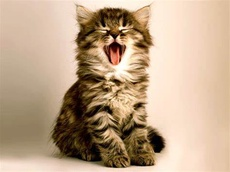
#> input picture cat1.jpg, 230 x 172 px, shrunk from 474 x 355 before the run
$ python totaltask.py
#> lines starting #> are read from the running program, lines starting #| are printed output that depends on the picture
import cv2
import numpy as np
import matplotlib.pyplot as plt
#Task1code:
img_1 = cv2.imread('cat1.jpg',0)
#> img_1: shape (172, 230); min 0, max 255, mean 169.8
img_2 = cv2.imread('th1.jpg',0)
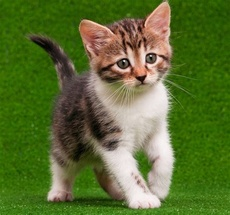
#> input picture th1.jpg, 230 x 215 px, shrunk from 474 x 443 before the run
#> img_2: shape (215, 230); min 0, max 246, mean 98.2
img_3 = cv2.imread('catwallpaper3.jpg',0)
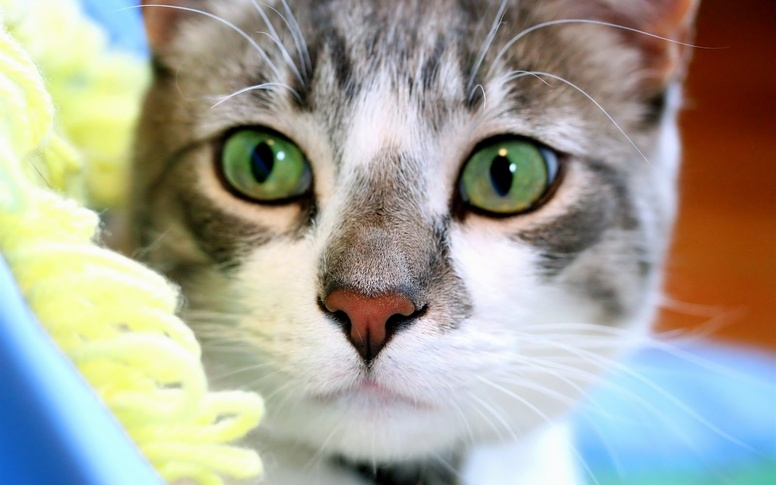
#> input picture catwallpaper3.jpg, 776 x 485 px, shrunk from 1600 x 1000 before the run
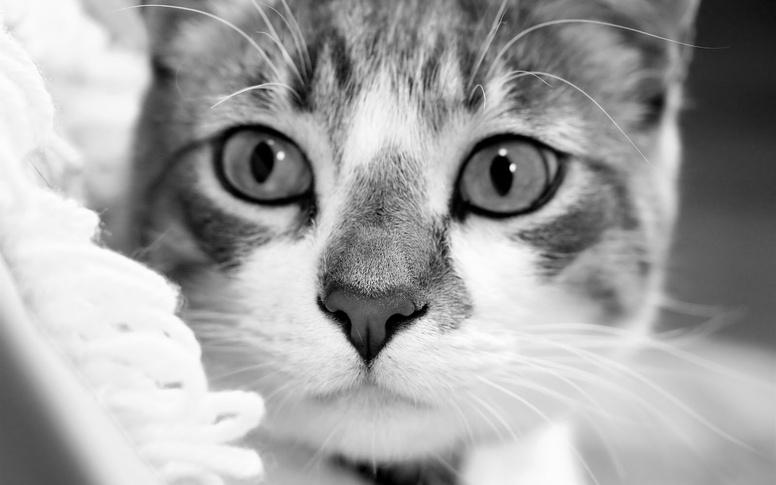
#> img_3: shape (485, 776); min 0, max 255, mean 162.1
img_4 = cv2.imread('cat2.jpg',0)
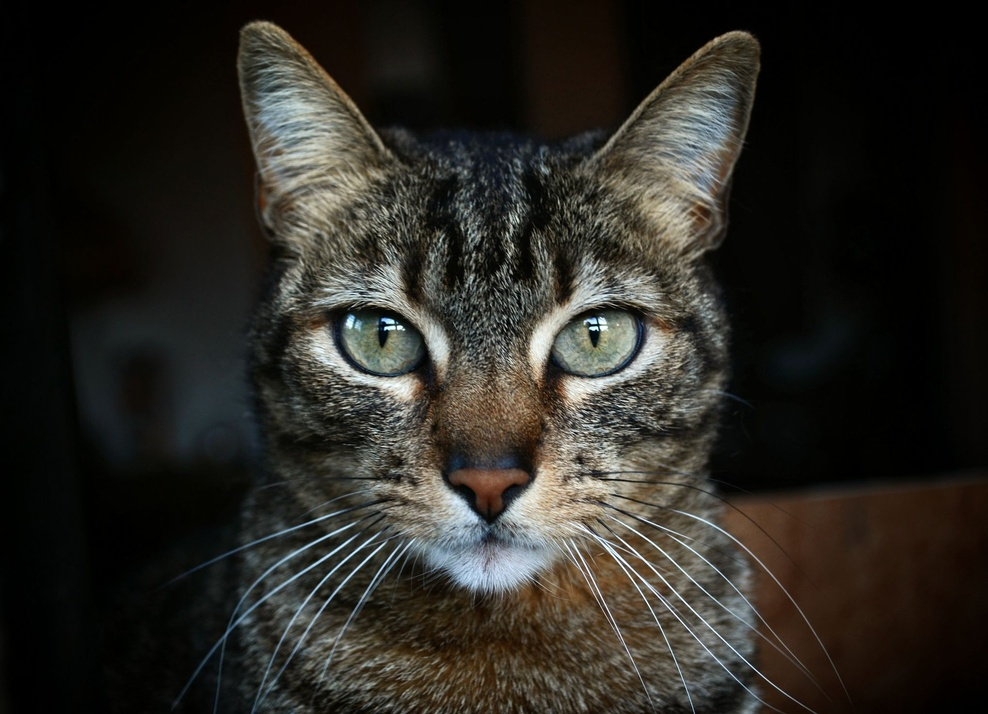
#> input picture cat2.jpg, 988 x 714 px, shrunk from 2036 x 1473 before the run
#> img_4: shape (714, 988); min 0, max 255, mean 41
h1, w1 = img_1.shape[:2]
#> h1 = 172; w1 = 230
h2, w2 = img_2.shape[:2]
#> h2 = 215; w2 = 230
h3, w3 = img_3.shape[:2]
#> h3 = 485; w3 = 776
h4, w4 = img_4.shape[:2]
#> h4 = 714; w4 = 988
img_5 = np.zeros((max(h1, h2,h3,h4), w1+w2+w3+w4), dtype=np.uint8)
img_5[:h1, :w1] = img_1
img_5[:h2, w2:w1+w2] = img_2
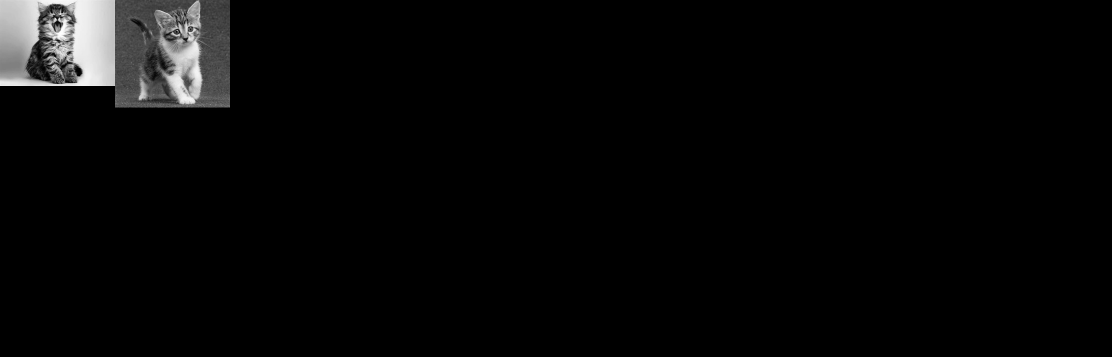
#> img_5: shape (714, 2224) (shown at 1/2 size); min 0, max 255, mean 7.3
img_5[:h3, w1+w2:w1+w2+w3] = img_3
img_5[:h4, w1+w2+w3:w1+w2+w3+w4] = img_4
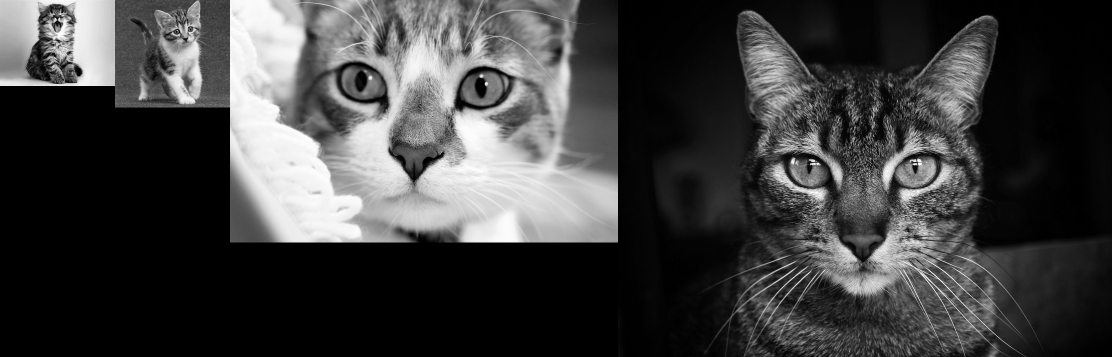
#> img_5: shape (714, 2224) (shown at 1/2 size); min 0, max 255, mean 63.9
cv2.imshow('Img_5',img_5)
cv2.waitKey(0)
cv2.destroyAllWindows()

#Task2 first algorithem
img1 = cv2.imread('catwallpaper3.jpg',cv2.IMREAD_GRAYSCALE)
img2 = cv2.imread('cat2.jpg',cv2.IMREAD_GRAYSCALE)
orb = cv2.ORB_create()
kp1, des1 = orb.detectAndCompute(img1,None)
#> kp1 = 500 keypoints; strongest (x, y, size): (510, 167, 44.6), (510, 168, 53.6), (510, 169, 31), (510, 166, 31)
kp2, des2 = orb.detectAndCompute(img2,None)
#> kp2 = 500 keypoints; strongest (x, y, size): (597, 325, 31), (595, 327, 31), (599, 324, 31), (385, 328, 31)
bf = cv2.BFMatcher(cv2.NORM_HAMMING, crossCheck=True)
matches = bf.match(des1,des2)
#> matches = 108 matches
matches = sorted(matches, key = lambda x:x.distance)
img3 = cv2.drawMatches(img1,kp1,img2,kp2,matches[:10],None,flags=cv2.DrawMatchesFlags_NOT_DRAW_SINGLE_POINTS)
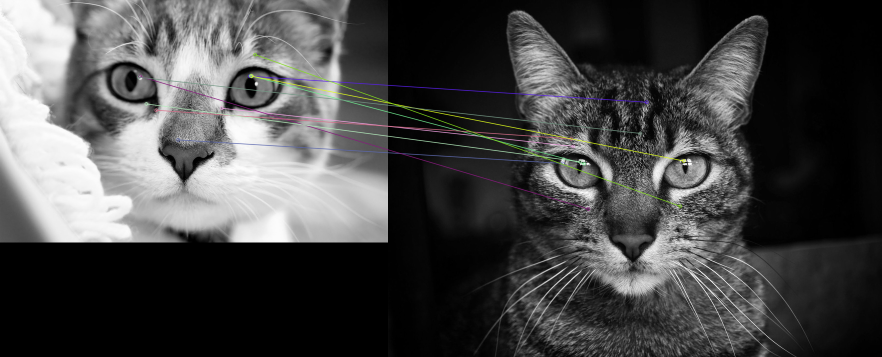
#> img3: shape (714, 1764, 3) (shown at 1/2 size); mean of channels 0, 1, 2 71.9, 72, 72; drawn as B, G, R
plt.imshow(img3),plt.show()
cv2.waitKey(0)
cv2.destroyAllWindows()

#Task2 second algorithm
img1 = cv2.imread('cat2.jpg',cv2.IMREAD_GRAYSCALE)
img2 = cv2.imread('catwallpaper 3.jpg',cv2.IMREAD_GRAYSCALE)
sift = cv2.SIFT_create()
kp1, des1 = sift.detectAndCompute(img1,None)
#> kp1 = 4165 keypoints; strongest (x, y, size): (386, 328, 2.4), (593, 328, 3), (598, 325, 2.6), (391, 321, 3.5)
#> (the run stopped early here; a loop or call above may not have finished)
